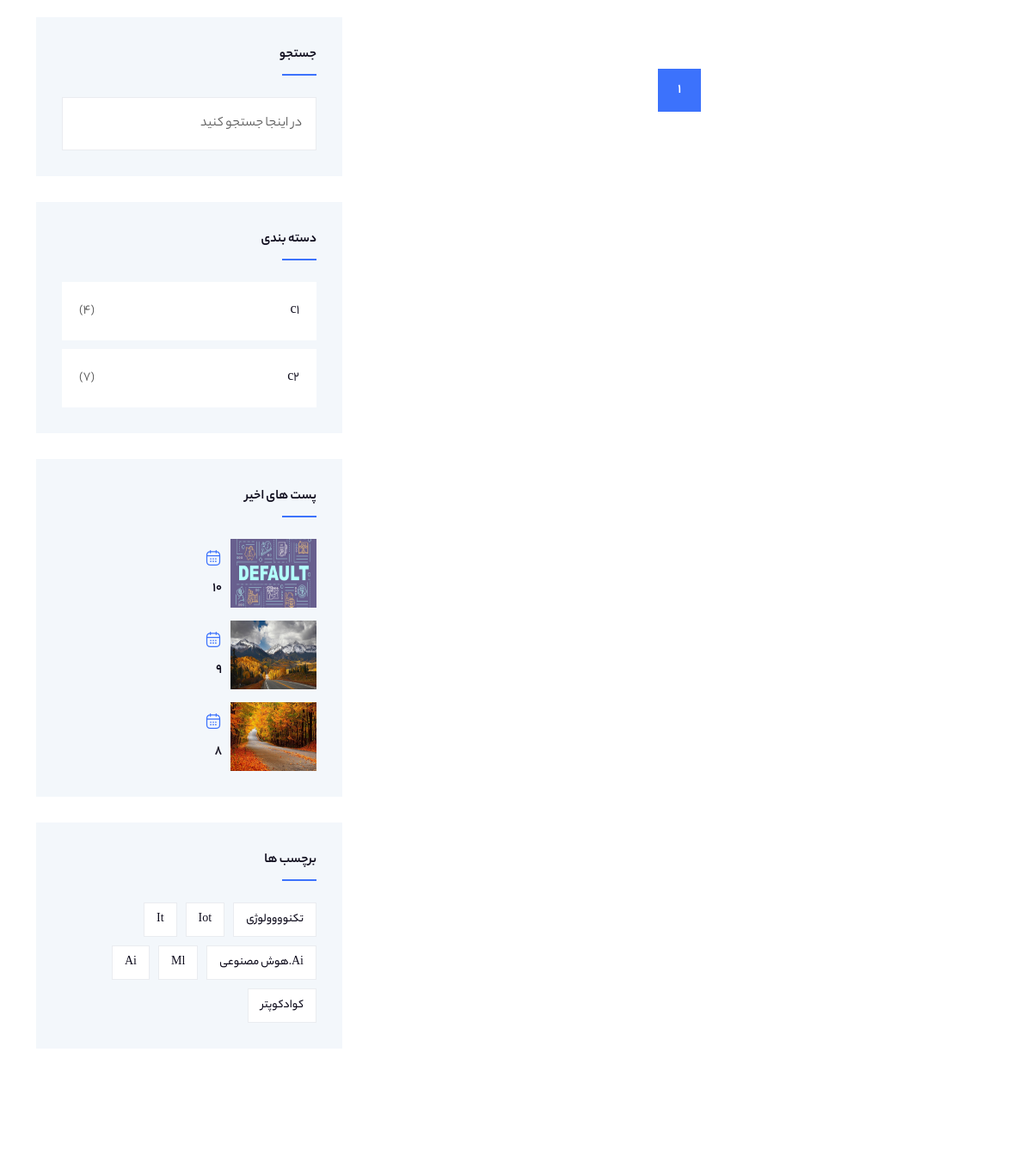
/blog/b (middle part), run on an earlier commit of the app's database.
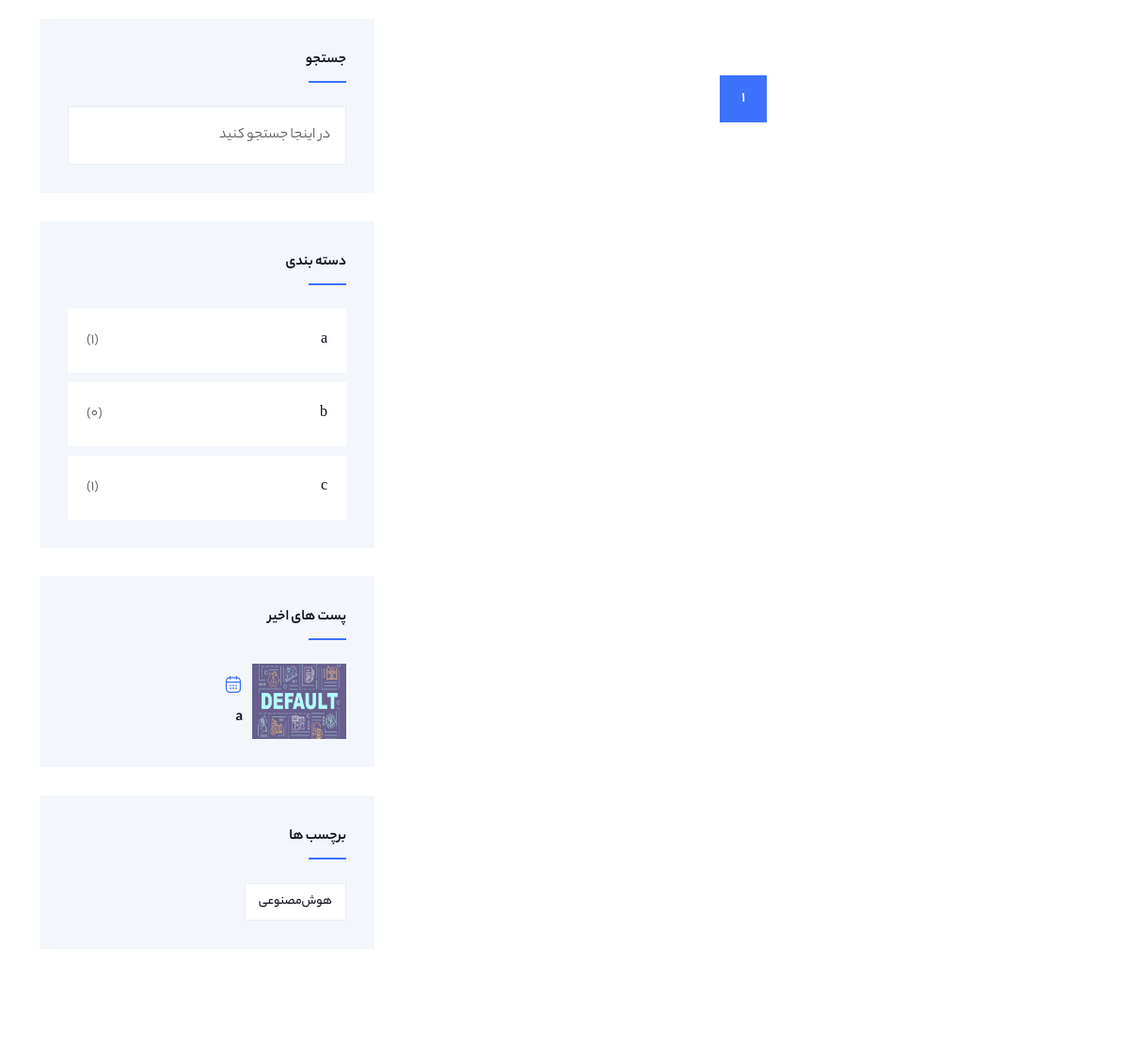
And on a later commit of the database.
### blog/models.py (models this page shows, shortened)
class Category(models.Model):
    name = models.CharField(max_length=255)
    def __str__(self):
        return self.name

class Post(models.Model):
    title = models.CharField(max_length=255)
    content = models.TextField()
    image = models.ImageField(default='images/default.jpg')
    created_date = models.DateTimeField(auto_now_add=True)
    updated_date = models.DateTimeField(auto_now=True)
    published_date = models.DateTimeField(default=False)
    counted_views = models.IntegerField(default=0)
    status = models.BooleanField(default=False)
    author = models.ForeignKey(User, on_delete=models.CASCADE)
    category = models.ManyToManyField(Category)
    tags = TaggableManager()
    comment_counter = models.IntegerField(default=0)
    def shamsi_publish_date(self):
           return date.fromgregorian(date=self.published_date)
    class Meta:
        ordering = ["-created_date"]

### blog/views.py (the view)
# urls.py: path('', blog_view, name='blog'),
def blog_view(request, **kwargs):
    now = timezone.now()
    posts = Post.objects.filter(status=True).order_by('-published_date').exclude(published_date__gt=now)
    if kwargs.get('cat') is not None:
        posts = posts.filter(status=True, category__name=kwargs['cat'])
    if kwargs.get('author') != None:
        posts = posts.filter(status=True, author__username=kwargs['author'])
    if kwargs.get('tag_name') :
        posts = posts.filter(tags__name__in=[kwargs['tag_name']])
    posts = Paginator(posts, 4)
    try :
        if request.method == 'GET':
            page_number = request.GET.get('page')
            posts = posts.get_page(page_number)
    except PageNotAnInteger :
        posts = posts.get_page(1)
    except EmptyPage:
        posts = posts.get_page(1)
    context = {'posts': posts}
    return render(request, 'blog.html', context)

### blog/templatetags/blog_tags.py (called while the page is built)
@register.inclusion_tag('blog/categories.html')
def post_categories():
    now = timezone.now()
    posts = Post.objects.filter(status=True).order_by('-published_date').exclude(published_date__gt=now)
    categories = Category.objects.all()
    cat_dict = {}
    for name in categories :
        cat_dict[name] = posts.filter(category=name).count()
    return {'categories':cat_dict}

@register.inclusion_tag('blog/recent.html')
def recent():
    now = timezone.now()
    posts = Post.objects.filter(status=True).order_by('-published_date').exclude(published_date__gt=now)[:3]
    return {'posts': posts}

@register.inclusion_tag('blog/tags.html')
def tags():
    now = timezone.now()
    posts = Post.objects.filter(status=True).order_by('-published_date').exclude(published_date__gt=now)
    tags = []
    for post in posts:
        tags.extend(post.tags.all())
    unique_tags = list(set(tags))
    return {'tags': unique_tags}

### templates/blog.html (shortened to what this page needs)
{% extends 'base.html' %}
{% load blog_tags %}
{% load static %}
{% block content %}
<main>
    <section class="blog-single-area pt-120 pb-120">
        <div class="container">
            <div class="row g-4">
                <div class="col-lg-8 order-2 order-lg-1">
                    <div class="pegi justify-content-center mt-60">
                        {% for i in posts.paginator.page_range %}
                        {% if posts.number == i %}
                        <a href="?page={{i}}" class="active">{{i}}</a>
                        {% else %}
                        <a href="?page={{i}}">{{i}}</a>
                        {% endif %}
                        {% endfor %}
                    </div>
                </div>
                <div class="col-lg-4 order-1 order-lg-2">
                    <div class="blog-single__right-item">
                        <div class="item sub-bg mb-30">
                            <h5 class="title">جستجو</h5>
                            <div class="serach-bar">
                                <form action="{% url 'blog:search' %}" method="get">
                                    <input type="text" placeholder="در اینجا جستجو کنید" name="s">
                                    <button type="submit"><i class="fa-regular fa-magnifying-glass"></i></button>
                                </form>
                            </div>
                        </div>
                        {% post_categories %}
                        {% recent %}
                        {% tags %}
                    </div>
                </div>
            </div>
        </div>
    </section>
</main>
{% endblock %}

### templates/blog/categories.html
<div class="item sub-bg mb-30">
    <h5 class="title">دسته بندی</h5>
    <ul class="category">
        {% for name,count in categories.items %}
        <li><a href="{% url 'blog:category' cat=name %}">{{name}}</a><a href="{% url 'blog:category' cat=name %}"><span>({{count}})</span></a></li>
        {% endfor %}
    </ul>
</div>

### templates/blog/recent.html (shortened to what this page needs)
{% load static %}
<div class="item sub-bg mb-30">
    <h5 class="title">پست های اخیر</h5>
    <ul class="single-post">
        {% for i in posts %}
        <li>
            <img src="{{i.image.url}}" alt="i.title" width="100" height="80">
            <div class="con">
                <span>
                    {{ i.shamsi_publish_date }}</span>
                <h5 class="mt-2"><a href="blog-single.html" class="primary-hover">{{i.title}}</a></h5>
            </div>
        </li>
        {% endfor %}
    </ul>
</div>

### templates/blog/tags.html
<div class="item sub-bg">
    <h5 class="title">برچسب ها</h5>
    <div class="tags">
        {% for tag in tags %}
        <a href="{% url 'blog:tag' tag_name=tag %}">{{tag}}</a>
        {% endfor %}
    </div>
</div>

What changed in the data, as far as the page shows it:
removed Post: image (placeholder picture), title "10"
removed Post: image (picture), title "9"
removed Post: image (picture), title "8"
no longer on this page (row edited): Tag: name "تکنوووولوژی"
no longer on this page (row edited): Tag: name "Iot"
removed Tag: name "Ai.هوش مصنوعی"
removed Tag: name "Ml"
removed Tag: name "Ai"
removed Tag: name "کوادکوپتر"
changed Category (number 1 of 3 on the later page): name "c1" → "a"; id "4" → "1"
changed Category (number 2 of 3 on the later page): name "c2" → "b"; count "7" → "0"
added Category: name "c", count "1"
now on this page (row edited): Post: image (placeholder picture), title "a"
changed Tag: name "It" → "هوش‌مصنوعی"
